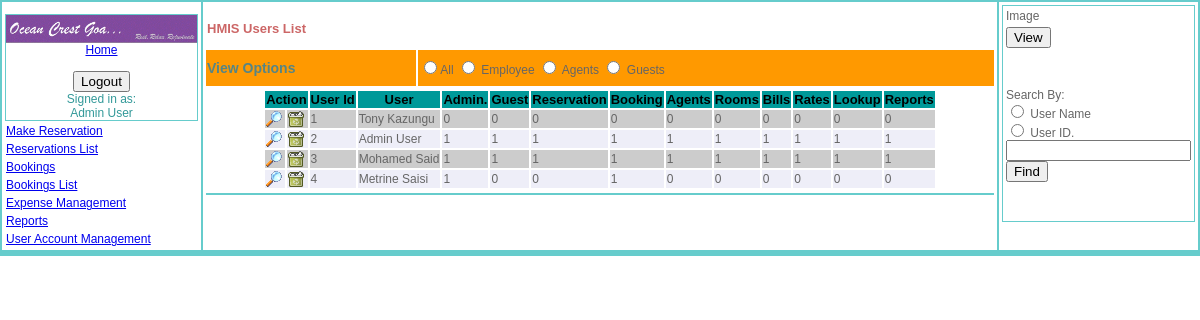
Page /users_list.php (signed in) on the committed database.
### tables this page shows
CREATE TABLE `users` (
  `userid` smallint(6) NOT NULL auto_increment,
  `fname` varchar(25) NOT NULL,
  `sname` varchar(25) NOT NULL,
  `loginname` varchar(15) NOT NULL,
  `pass` varchar(32) NOT NULL,
  `phone` int(25) default NULL,
  `mobile` int(11) default NULL,
  `fax` int(11) default NULL,
  `email` varchar(65) default NULL,
  `dateregistered` date default NULL,
  `countrycode` smallint(6) default NULL,
  `admin` tinyint(1) NOT NULL default '0',
  `guest` tinyint(1) NOT NULL default '0',
  `reservation` tinyint(1) NOT NULL default '0',
  `booking` tinyint(1) NOT NULL default '0',
  `agents` tinyint(1) NOT NULL default '0',
  `rooms` tinyint(1) NOT NULL default '0',
  `billing` tinyint(1) NOT NULL default '0',
  `rates` tinyint(1) NOT NULL default '0',
  `lookup` tinyint(1) NOT NULL default '0',
  `reports` tinyint(1) NOT NULL default '0',
  PRIMARY KEY  (`userid`),
  UNIQUE KEY `userid` (`userid`),
  UNIQUE KEY `loginname` (`loginname`),
  KEY `names` (`fname`,`sname`)
);

### queryfunctions.php (called while the page is built, shortened)
<?php
function mkr_query($strsql,$conn)
{
	$rs = mysql_query($strsql,$conn);
	return $rs;
}
function fetch_object($rs)
{
	return mysql_fetch_object($rs);
}
?>

### users_list.php (the view, shortened to what this page needs)
<?php
include_once ("queryfunctions.php");
include_once ("functions.php");
?>
<!DOCTYPE html PUBLIC "-//W3C//DTD XHTML 1.0 Transitional//EN" "http://www.w3.org/TR/xhtml1/DTD/xhtml1-transitional.dtd">
<html xmlns="http://www.w3.org/1999/xhtml">
<head>
<link href="css/new.css" rel="stylesheet" type="text/css">
</head>
<body>
<form action="admin.php" method="post" enctype="multipart/form-data">
<table width="100%"  border="0" cellpadding="1" align="center" bgcolor="#66CCCC">
  <tr valign="top">
    <td width="17%" bgcolor="#FFFFFF">
	<table width="100%"  border="0" cellpadding="1">
	  <tr>
    <td width="15%" bgcolor="#66CCCC">
		<table cellspacing=0 cellpadding=0 width="100%" align="left" bgcolor="#FFFFFF">
      <tr><td width="110" align="center"><a href="index.php"><img src="images/OpenCrest.gif" width="100%" height="100%" border="0"/><br>
          Home</a></td>
      </tr>
      <tr><td>&nbsp; </td>
      </tr>
      <tr>
        <td align="center">
		</td></tr>
	  </table></td></tr>
		<?php require_once("menu_header.php"); ?>
    </table>
	</td>
    <td width="67%" bgcolor="#FFFFFF"><table width="100%"  border="0" cellpadding="1">
      <tr>
        <td align="center"></td>
      </tr>
      <tr>
        <td colspan="2">
		<h2>HMIS Users List </h2>
		</td>
      </tr>
	  <tr bgcolor="#FF9900"><td><h1>View Options </h1></td>
	  <td>
          <label><input type="radio" name="roomstatus" value="A" />All</label>
          <label><input type="radio" name="roomstatus" value="V" />
          Employee</label>
          <label><input type="radio" name="roomstatus" value="R" />
          Agents</label>
          <label><input type="radio" name="roomstatus" value="B" />
          Guests</label></td></tr>
      <tr>
        <td colspan="2"><div id="Requests">
		<?php
			$conn=db_connect(HOST,USER,PASS,DB,PORT);
			$sql="Select users.userid,concat_ws(' ',users.fname,users.sname) as user,users.loginname,users.phone,users.mobile,
				users.fax,users.email,users.dateregistered,users.admin,users.guest,users.reservation,
				users.booking,users.agents,users.rooms,users.billing,users.rates,users.lookup,users.reports,countries.country
				From users
				left Join countries ON users.countrycode = countries.countrycode";
			$results=mkr_query($sql,$conn);
			echo "<table align=\"center\">";
			echo "<tr bgcolor=\"#009999\">
				<th colspan=\"2\">Action</th>
				<th>User Id</th>
				<th>User</th>
				<th>Admin.</th>
				<th>Guest</th>
				<th>Reservation</th>
				<th>Booking</th>
				<th>Agents</th>
				<th>Rooms</th>
				<th>Bills</th>
				<th>Rates</th>
				<th>Lookup</th>
				<th>Reports</th>
				</tr>";
			while ($user = fetch_object($results)) {
				$j++;
				if($j%2==1){
					echo "<tr id=\"row$j\" onmouseover=\"javascript:setColor('$j')\" onmouseout=\"javascript:origColor('$j')\" bgcolor=\"#CCCCCC\">";
					}else{
					echo "<tr id=\"row$j\" onmouseover=\"javascript:setColor('$j')\" onmouseout=\"javascript:origColor('$j')\" bgcolor=\"#EEEEF8\">";
				}
					echo "<td><a href=\"admin.php?search=$user->userid\"><img src=\"images/button_view.png\" width=\"16\" height=\"16\" border=\"0\" title=\"view/edit user details\"/></a></td>";
					echo "<td><a href=\"users_list.php?search=$user->userid&action=remove\"><img src=\"images/button_remove.png\" width=\"16\" height=\"16\" border=\"0\" title=\"remove user\"/></a></td>";
					echo "<td>" . $user->userid . "</td>";
					echo "<td>" . $user->user . "</td>";
					echo "<td>" . $user->admin . "</td>";
					echo "<td>" . $user->guest . "</td>";
					echo "<td>" . $user->reservation . "</td>";
					echo "<td>" . $user->booking . "</td>";
					echo "<td>" . $user->agents . "</td>";
					echo "<td>" . $user->rooms . "</td>";
					echo "<td>" . $user->billing . "</td>";
					echo "<td>" . $user->rates . "</td>";
					echo "<td>" . $user->lookup . "</td>";
					echo "<td>" . $user->reports . "</td>";
				echo "</tr>";
			}
			echo "</table>";
		?>
		</div></td>
      </tr>
	  <tr bgcolor="#66CCCC" >
        <td align="left" colspan="2"><div id="RequestDetails"></div>
		</td>
      </tr>
    </table></td>
	<td width="16%" bgcolor="#FFFFFF">
	<table width="100%"  border="0" cellpadding="1">
	  <tr>
    <td width="15%" bgcolor="#66CCCC">
	<table width="100%"  border="0" cellpadding="1" bgcolor="#FFFFFF">
       <tr>
        <td>Image</td>
      </tr>
	  <tr>
        <td><input type="submit" name="Submit" value="View" /></td>
	  </tr>
      <tr>
        <td>&nbsp;</td>
      </tr>
      <tr>
        <td>&nbsp;</td>
      </tr>
      <tr>
        <td>
            <label> Search By:<br />
            <input type="radio" name="optFind" value="Name" />
        User Name</label>
            <br />
            <label>
            <input type="radio" name="optFind" value="Payrollno" />
        User ID.</label>
            <br>
        <input type="text" name="search" width="100" /><br>
        <input type="submit" name="Submit" value="Find"/>
        </td>
      </tr>
      <tr>
        <td>&nbsp;</td>
      </tr>
      <tr>
        <td>&nbsp;</td>
      </tr>
    </table>
	</td></tr></table>
	</td>
  </tr>
   <?php require_once("footer1.php"); ?>
</table>
</form>
</body>
</html>

### css/new.css (style rules this page uses)
body { background-color: White; font: 12px Verdana, Geneva, Arial, Helvetica, sans-serif; color: #666666; margin: 0px 0px 0px 0px; border: none; }
td, p, ul,ol { font-family: Verdana, Geneva, Arial, Helvetica, sans-serif; font-size: 12px; }
th { color: #000000; font-size: 13px; }
h1 { color: #568585; font-size: 14px; }
h2 { color: #CC6666; font-size:13px; }

### rows in the picture
users: userid "1", user "Tony Kazungu", admin "0", guest "0", reservation "0", booking "0", agents "0", rooms "0", billing "0", rates "0", lookup "0", reports "0"
users: userid "2", user "Admin User", admin "1", guest "1", reservation "1", booking "1", agents "1", rooms "1", billing "1", rates "1", lookup "1", reports "1"
users: userid "3", user "Mohamed Said", admin "1", guest "1", reservation "1", booking "1", agents "1", rooms "1", billing "1", rates "1", lookup "1", reports "1"
users: userid "4", user "Metrine Saisi", admin "1", guest "0", reservation "0", booking "1", agents "0", rooms "0", billing "0", rates "0", lookup "0", reports "0"

### other values in the picture
$_SESSION["employee"] "Admin User"
